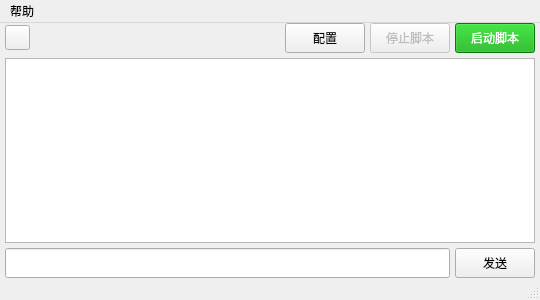
<?xml version="1.0" encoding="UTF-8"?>
<ui version="4.0">
 <class>ALMainWindow</class>
 <widget class="QMainWindow" name="ALMainWindow">
  <property name="geometry">
   <rect>
    <x>0</x>
    <y>0</y>
    <width>540</width>
    <height>300</height>
   </rect>
  </property>
  <property name="minimumSize">
   <size>
    <width>540</width>
    <height>300</height>
   </size>
  </property>
  <property name="maximumSize">
   <size>
    <width>1280</width>
    <height>720</height>
   </size>
  </property>
  <property name="windowTitle">
   <string>AutoLibrary</string>
  </property>
  <property name="autoFillBackground">
   <bool>true</bool>
  </property>
  <widget class="QWidget" name="CentralWidget">
   <layout class="QVBoxLayout" name="CentralWidgetLayout">
    <property name="spacing">
     <number>5</number>
    </property>
    <property name="leftMargin">
     <number>5</number>
    </property>
    <property name="topMargin">
     <number>0</number>
    </property>
    <property name="rightMargin">
     <number>5</number>
    </property>
    <property name="bottomMargin">
     <number>0</number>
    </property>
    <item>
     <layout class="QHBoxLayout" name="ControlLayout">
      <property name="spacing">
       <number>5</number>
      </property>
      <item>
       <widget class="QPushButton" name="TimerTaskWidgetButton">
        <property name="minimumSize">
         <size>
          <width>25</width>
          <height>25</height>
         </size>
        </property>
        <property name="maximumSize">
         <size>
          <width>25</width>
          <height>25</height>
         </size>
        </property>
        <property name="text">
         <string/>
        </property>
        <property name="icon">
         <iconset theme="document-open-recent"/>
        </property>
       </widget>
      </item>
      <item>
       <widget class="QFrame" name="ControlSpaceFrame">
        <property name="minimumSize">
         <size>
          <width>1000</width>
          <height>0</height>
         </size>
        </property>
        <property name="frameShape">
         <enum>QFrame::Shape::NoFrame</enum>
        </property>
        <property name="frameShadow">
         <enum>QFrame::Shadow::Plain</enum>
        </property>
        <property name="lineWidth">
         <number>0</number>
        </property>
       </widget>
      </item>
      <item>
       <widget class="QPushButton" name="ConfigButton">
        <property name="minimumSize">
         <size>
          <width>80</width>
          <height>30</height>
         </size>
        </property>
        <property name="maximumSize">
         <size>
          <width>80</width>
          <height>30</height>
         </size>
        </property>
        <property name="text">
         <string>配置</string>
        </property>
       </widget>
      </item>
      <item>
       <widget class="QPushButton" name="StopButton">
        <property name="enabled">
         <bool>false</bool>
        </property>
        <property name="minimumSize">
         <size>
          <width>80</width>
          <height>30</height>
         </size>
        </property>
        <property name="maximumSize">
         <size>
          <width>80</width>
          <height>30</height>
         </size>
        </property>
        <property name="text">
         <string>停止脚本</string>
        </property>
       </widget>
      </item>
      <item>
       <widget class="QPushButton" name="StartButton">
        <property name="enabled">
         <bool>true</bool>
        </property>
        <property name="minimumSize">
         <size>
          <width>80</width>
          <height>30</height>
         </size>
        </property>
        <property name="maximumSize">
         <size>
          <width>80</width>
          <height>30</height>
         </size>
        </property>
        <property name="toolTip">
         <string>&lt;html&gt;&lt;head/&gt;&lt;body&gt;&lt;p&gt;开始运行自动脚本&lt;/p&gt;&lt;/body&gt;&lt;/html&gt;</string>
        </property>
        <property name="whatsThis">
         <string>&lt;html&gt;&lt;head/&gt;&lt;body&gt;&lt;p&gt;&lt;br/&gt;&lt;/p&gt;&lt;/body&gt;&lt;/html&gt;</string>
        </property>
        <property name="styleSheet">
         <string notr="true">background-color: rgb(10, 170, 10);
font: 12pt &quot;Microsoft YaHei UI&quot;;
color: rgb(255, 255, 255);
font: 9pt &quot;Segoe UI&quot;;
font: 700 9pt &quot;Microsoft YaHei UI&quot;;</string>
        </property>
        <property name="text">
         <string>启动脚本</string>
        </property>
       </widget>
      </item>
     </layout>
    </item>
    <item>
     <widget class="QPlainTextEdit" name="MessageIOTextEdit">
      <property name="minimumSize">
       <size>
        <width>0</width>
        <height>175</height>
       </size>
      </property>
      <property name="styleSheet">
       <string notr="true">QMenu::icon {
        width: 0px;
        height: 0px;
}</string>
      </property>
      <property name="frameShape">
       <enum>QFrame::Shape::StyledPanel</enum>
      </property>
      <property name="frameShadow">
       <enum>QFrame::Shadow::Plain</enum>
      </property>
      <property name="lineWidth">
       <number>0</number>
      </property>
      <property name="midLineWidth">
       <number>0</number>
      </property>
      <property name="tabChangesFocus">
       <bool>false</bool>
      </property>
      <property name="undoRedoEnabled">
       <bool>false</bool>
      </property>
      <property name="lineWrapMode">
       <enum>QPlainTextEdit::LineWrapMode::NoWrap</enum>
      </property>
      <property name="readOnly">
       <bool>false</bool>
      </property>
      <property name="textInteractionFlags">
       <set>Qt::TextInteractionFlag::LinksAccessibleByKeyboard|Qt::TextInteractionFlag::LinksAccessibleByMouse|Qt::TextInteractionFlag::TextBrowserInteraction|Qt::TextInteractionFlag::TextEditable|Qt::TextInteractionFlag::TextEditorInteraction|Qt::TextInteractionFlag::TextSelectableByKeyboard|Qt::TextInteractionFlag::TextSelectableByMouse</set>
      </property>
      <property name="backgroundVisible">
       <bool>false</bool>
      </property>
      <property name="centerOnScroll">
       <bool>false</bool>
      </property>
     </widget>
    </item>
    <item>
     <layout class="QHBoxLayout" name="MessageLayout">
      <property name="spacing">
       <number>5</number>
      </property>
      <item>
       <widget class="QLineEdit" name="MessageEdit">
        <property name="minimumSize">
         <size>
          <width>0</width>
          <height>30</height>
         </size>
        </property>
        <property name="maximumSize">
         <size>
          <width>16777215</width>
          <height>30</height>
         </size>
        </property>
        <property name="clearButtonEnabled">
         <bool>true</bool>
        </property>
       </widget>
      </item>
      <item>
       <widget class="QPushButton" name="SendButton">
        <property name="minimumSize">
         <size>
          <width>80</width>
          <height>30</height>
         </size>
        </property>
        <property name="maximumSize">
         <size>
          <width>80</width>
          <height>30</height>
         </size>
        </property>
        <property name="text">
         <string>发送</string>
        </property>
        <property name="icon">
         <iconset theme="document-send"/>
        </property>
       </widget>
      </item>
     </layout>
    </item>
   </layout>
  </widget>
  <widget class="QMenuBar" name="MenuBar">
   <property name="enabled">
    <bool>true</bool>
   </property>
   <property name="geometry">
    <rect>
     <x>0</x>
     <y>0</y>
     <width>540</width>
     <height>33</height>
    </rect>
   </property>
   <property name="nativeMenuBar">
    <bool>true</bool>
   </property>
   <widget class="QMenu" name="HelpMenu">
    <property name="mouseTracking">
     <bool>true</bool>
    </property>
    <property name="title">
     <string>帮助</string>
    </property>
    <addaction name="ManualAction"/>
    <addaction name="AboutAction"/>
   </widget>
   <addaction name="HelpMenu"/>
  </widget>
  <widget class="QStatusBar" name="StatusBar">
   <property name="enabled">
    <bool>false</bool>
   </property>
  </widget>
  <action name="ManualAction">
   <property name="text">
    <string>在线手册</string>
   </property>
  </action>
  <action name="AboutAction">
   <property name="text">
    <string>关于</string>
   </property>
  </action>
 </widget>
 <resources/>
 <connections/>
</ui>
